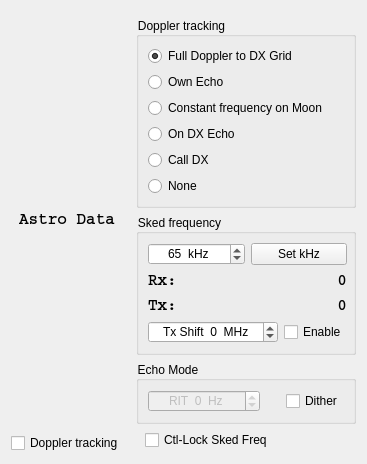
<?xml version="1.0" encoding="UTF-8"?>
<ui version="4.0">
 <class>Astro</class>
 <widget class="QWidget" name="Astro">
  <property name="geometry">
   <rect>
    <x>0</x>
    <y>0</y>
    <width>343</width>
    <height>451</height>
   </rect>
  </property>
  <property name="sizePolicy">
   <sizepolicy hsizetype="Preferred" vsizetype="Preferred">
    <horstretch>0</horstretch>
    <verstretch>0</verstretch>
   </sizepolicy>
  </property>
  <layout class="QGridLayout" name="gridLayout">
   <property name="sizeConstraint">
    <enum>QLayout::SetFixedSize</enum>
   </property>
   <item row="0" column="1">
    <widget class="QWidget" name="doppler_widget" native="true">
     <property name="styleSheet">
      <string notr="true">* {
	font-weight: normal;
}</string>
     </property>
     <layout class="QVBoxLayout" name="verticalLayout">
      <property name="leftMargin">
       <number>6</number>
      </property>
      <property name="topMargin">
       <number>6</number>
      </property>
      <property name="rightMargin">
       <number>0</number>
      </property>
      <property name="bottomMargin">
       <number>3</number>
      </property>
      <item>
       <widget class="QGroupBox" name="dt_groupBox">
        <property name="title">
         <string>Doppler tracking</string>
        </property>
        <layout class="QVBoxLayout" name="verticalLayout_2">
         <property name="rightMargin">
          <number>6</number>
         </property>
         <item>
          <widget class="QRadioButton" name="rbFullTrack">
           <property name="toolTip">
            <string>&lt;html&gt;&lt;head/&gt;&lt;body&gt;&lt;p&gt;One station does all Doppler shift correction, their QSO partner receives and transmits on the sked frequency.&lt;/p&gt;&lt;p&gt;If the rig does not accept CAT QSY commands while transmitting a single correction is applied for the whole transmit period.&lt;/p&gt;&lt;/body&gt;&lt;/html&gt;</string>
           </property>
           <property name="text">
            <string>Full Doppler to DX Grid</string>
           </property>
           <property name="checked">
            <bool>true</bool>
           </property>
          </widget>
         </item>
         <item>
          <widget class="QRadioButton" name="rbOwnEcho">
           <property name="toolTip">
            <string>&lt;html&gt;&lt;head/&gt;&lt;body&gt;&lt;p&gt;Transmit takes place on sked frequency and receive frequency is  corrected for own echoes. &lt;/p&gt;&lt;p&gt;This mode can be used for calling CQ, or when using Echo mode.&lt;/p&gt;&lt;/body&gt;&lt;/html&gt;</string>
           </property>
           <property name="text">
            <string>Own Echo</string>
           </property>
          </widget>
         </item>
         <item>
          <widget class="QRadioButton" name="rbConstFreqOnMoon">
           <property name="toolTip">
            <string>&lt;html&gt;&lt;head/&gt;&lt;body&gt;&lt;p&gt;Both stations correct for Doppler shift such that they would be heard on the moon at the sked frequency.&lt;/p&gt;&lt;p&gt;If the rig does not accept CAT QSY commands while transmitting a single correction is applied for the whole transmit period.&lt;/p&gt;&lt;p&gt;Use this option also for Echo mode.&lt;/p&gt;&lt;/body&gt;&lt;/html&gt;</string>
           </property>
           <property name="text">
            <string>Constant frequency on Moon</string>
           </property>
           <property name="checked">
            <bool>false</bool>
           </property>
          </widget>
         </item>
         <item>
          <widget class="QRadioButton" name="rbOnDxEcho">
           <property name="toolTip">
            <string>&lt;html&gt;&lt;head/&gt;&lt;body&gt;&lt;p&gt;DX station announces their TX Freq, which is entered as the Sked Freq. Correction applied to RX and TX so you appear on the DX's station's own echo Freq.&lt;/p&gt;&lt;p&gt;If the rig does not accept CAT QSY commands while transmitting a single correction is applied for the whole transmit period.&lt;/p&gt;&lt;/body&gt;&lt;/html&gt;</string>
           </property>
           <property name="text">
            <string>On DX Echo</string>
           </property>
           <property name="checked">
            <bool>false</bool>
           </property>
          </widget>
         </item>
         <item>
          <widget class="QRadioButton" name="rbCallDx">
           <property name="toolTip">
            <string>&lt;html&gt;&lt;head/&gt;&lt;body&gt;&lt;p&gt;Tune radio manually and select this mode to put your echo on the same frequency.&lt;/p&gt;&lt;p&gt;If the rig does not accept CAT QSY commands while transmitting a single correction is applied for the whole transmit period.&lt;/p&gt;&lt;/body&gt;&lt;/html&gt;</string>
           </property>
           <property name="text">
            <string>Call DX</string>
           </property>
           <property name="checked">
            <bool>false</bool>
           </property>
          </widget>
         </item>
         <item>
          <widget class="QRadioButton" name="rbNoDoppler">
           <property name="toolTip">
            <string>&lt;html&gt;&lt;head/&gt;&lt;body&gt;&lt;p&gt;No Doppler shift correction is applied. This may be used when the QSO partner does full Doppler correction to your grid square.&lt;/p&gt;&lt;/body&gt;&lt;/html&gt;</string>
           </property>
           <property name="text">
            <string>None</string>
           </property>
           <property name="checked">
            <bool>false</bool>
           </property>
          </widget>
         </item>
        </layout>
       </widget>
      </item>
      <item>
       <widget class="QGroupBox" name="sf_groupBox">
        <property name="enabled">
         <bool>true</bool>
        </property>
        <property name="title">
         <string>Sked frequency</string>
        </property>
        <layout class="QGridLayout" name="gridLayout_2" columnstretch="1,1">
         <property name="rightMargin">
          <number>6</number>
         </property>
         <item row="3" column="0" colspan="2">
          <layout class="QGridLayout" name="gridLayout_sf" rowstretch="0,0" columnstretch="0,1">
           <property name="horizontalSpacing">
            <number>6</number>
           </property>
           <item row="0" column="0">
            <widget class="QLabel" name="label">
             <property name="styleSheet">
              <string notr="true">* {
	font-family: Courier;
	font-size: 12pt;
	font-weight: bold;
}</string>
             </property>
             <property name="text">
              <string>Rx:</string>
             </property>
            </widget>
           </item>
           <item row="0" column="1">
            <widget class="QLabel" name="sked_frequency_label">
             <property name="sizePolicy">
              <sizepolicy hsizetype="Minimum" vsizetype="Preferred">
               <horstretch>0</horstretch>
               <verstretch>0</verstretch>
              </sizepolicy>
             </property>
             <property name="styleSheet">
              <string notr="true">* {
	font-family: Courier;
	font-size: 12pt;
	font-weight: bold;
}</string>
             </property>
             <property name="text">
              <string>0</string>
             </property>
             <property name="alignment">
              <set>Qt::AlignRight|Qt::AlignTrailing|Qt::AlignVCenter</set>
             </property>
            </widget>
           </item>
           <item row="1" column="0">
            <widget class="QLabel" name="label_2">
             <property name="styleSheet">
              <string notr="true">* {
	font-family: Courier;
	font-size: 12pt;
	font-weight: bold;
}</string>
             </property>
             <property name="text">
              <string>Tx:</string>
             </property>
            </widget>
           </item>
           <item row="1" column="1">
            <widget class="QLabel" name="sked_tx_frequency_label">
             <property name="sizePolicy">
              <sizepolicy hsizetype="Minimum" vsizetype="Preferred">
               <horstretch>0</horstretch>
               <verstretch>0</verstretch>
              </sizepolicy>
             </property>
             <property name="styleSheet">
              <string notr="true">* {
	font-family: Courier;
	font-size: 12pt;
	font-weight: bold;
}</string>
             </property>
             <property name="text">
              <string>0</string>
             </property>
             <property name="alignment">
              <set>Qt::AlignRight|Qt::AlignTrailing|Qt::AlignVCenter</set>
             </property>
            </widget>
           </item>
          </layout>
         </item>
         <item row="0" column="0" colspan="2">
          <layout class="QHBoxLayout" name="horizontalLayout_sf1" stretch="1,1">
           <item>
            <widget class="MyCustomSpinBox" name="sbSked_kHz">
             <property name="minimumSize">
              <size>
               <width>0</width>
               <height>0</height>
              </size>
             </property>
             <property name="alignment">
              <set>Qt::AlignCenter</set>
             </property>
             <property name="suffix">
              <string>  kHz</string>
             </property>
             <property name="maximum">
              <number>999</number>
             </property>
             <property name="value">
              <number>65</number>
             </property>
            </widget>
           </item>
           <item>
            <widget class="QPushButton" name="pbSet">
             <property name="minimumSize">
              <size>
               <width>0</width>
               <height>0</height>
              </size>
             </property>
             <property name="focusPolicy">
              <enum>Qt::StrongFocus</enum>
             </property>
             <property name="text">
              <string>Set kHz</string>
             </property>
            </widget>
           </item>
          </layout>
         </item>
         <item row="4" column="0" colspan="2">
          <layout class="QHBoxLayout" name="horizontalLayout_sf2" stretch="0,0">
           <item>
            <widget class="QSpinBox" name="sbibShift">
             <property name="minimumSize">
              <size>
               <width>0</width>
               <height>0</height>
              </size>
             </property>
             <property name="toolTip">
              <string>&lt;html&gt;&lt;head/&gt;&lt;body&gt;&lt;p&gt;Tx shift relative to Rx sked frequency&lt;/p&gt;&lt;/body&gt;&lt;/html&gt;</string>
             </property>
             <property name="alignment">
              <set>Qt::AlignCenter</set>
             </property>
             <property name="suffix">
              <string>  MHz</string>
             </property>
             <property name="prefix">
              <string>Tx Shift  </string>
             </property>
             <property name="minimum">
              <number>-200</number>
             </property>
             <property name="maximum">
              <number>200</number>
             </property>
             <property name="singleStep">
              <number>1</number>
             </property>
             <property name="value">
              <number>0</number>
             </property>
            </widget>
           </item>
           <item alignment="Qt::AlignRight">
            <widget class="QCheckBox" name="cbEnableShift">
             <property name="enabled">
              <bool>true</bool>
             </property>
             <property name="sizePolicy">
              <sizepolicy hsizetype="Preferred" vsizetype="Preferred">
               <horstretch>0</horstretch>
               <verstretch>0</verstretch>
              </sizepolicy>
             </property>
             <property name="text">
              <string>Enable</string>
             </property>
            </widget>
           </item>
          </layout>
         </item>
        </layout>
       </widget>
      </item>
      <item>
       <widget class="QGroupBox" name="em_groupBox">
        <property name="minimumSize">
         <size>
          <width>0</width>
          <height>0</height>
         </size>
        </property>
        <property name="title">
         <string>Echo Mode</string>
        </property>
        <layout class="QHBoxLayout" name="horizontalLayout_3" stretch="0">
         <property name="rightMargin">
          <number>6</number>
         </property>
         <item>
          <layout class="QHBoxLayout" name="horizontalLayout_em" stretch="0,0">
           <item>
            <widget class="QSpinBox" name="sbRIT">
             <property name="enabled">
              <bool>false</bool>
             </property>
             <property name="sizePolicy">
              <sizepolicy hsizetype="Minimum" vsizetype="Preferred">
               <horstretch>0</horstretch>
               <verstretch>0</verstretch>
              </sizepolicy>
             </property>
             <property name="alignment">
              <set>Qt::AlignCenter</set>
             </property>
             <property name="suffix">
              <string>  Hz</string>
             </property>
             <property name="prefix">
              <string>RIT  </string>
             </property>
             <property name="minimum">
              <number>-20000</number>
             </property>
             <property name="maximum">
              <number>20000</number>
             </property>
             <property name="singleStep">
              <number>100</number>
             </property>
            </widget>
           </item>
           <item alignment="Qt::AlignRight">
            <widget class="QCheckBox" name="cbDither">
             <property name="sizePolicy">
              <sizepolicy hsizetype="Preferred" vsizetype="Preferred">
               <horstretch>0</horstretch>
               <verstretch>0</verstretch>
              </sizepolicy>
             </property>
             <property name="text">
              <string>Dither </string>
             </property>
            </widget>
           </item>
          </layout>
         </item>
        </layout>
       </widget>
      </item>
      <item>
       <layout class="QHBoxLayout" name="horizontalLayout_locksSkedFreq">
        <property name="leftMargin">
         <number>9</number>
        </property>
        <item>
         <widget class="QCheckBox" name="cbLockSkedFreq">
          <property name="sizePolicy">
           <sizepolicy hsizetype="Preferred" vsizetype="Preferred">
            <horstretch>0</horstretch>
            <verstretch>0</verstretch>
           </sizepolicy>
          </property>
          <property name="text">
           <string>Ctl-Lock Sked Freq</string>
          </property>
         </widget>
        </item>
       </layout>
      </item>
     </layout>
    </widget>
   </item>
   <item row="0" column="0">
    <layout class="QVBoxLayout" name="verticalLayout_3">
     <item alignment="Qt::AlignHCenter">
      <widget class="QLabel" name="text_label">
       <property name="sizePolicy">
        <sizepolicy hsizetype="Preferred" vsizetype="MinimumExpanding">
         <horstretch>0</horstretch>
         <verstretch>0</verstretch>
        </sizepolicy>
       </property>
       <property name="styleSheet">
        <string notr="true">* {
	font-family: Courier;
	font-size: 12pt;
	font-weight: bold;
}</string>
       </property>
       <property name="frameShadow">
        <enum>QFrame::Sunken</enum>
       </property>
       <property name="text">
        <string>Astro Data</string>
       </property>
       <property name="alignment">
        <set>Qt::AlignCenter</set>
       </property>
       <property name="margin">
        <number>6</number>
       </property>
      </widget>
     </item>
     <item>
      <layout class="QHBoxLayout" name="horizontalLayout">
       <item>
        <widget class="QCheckBox" name="cbDopplerTracking">
         <property name="styleSheet">
          <string notr="true"/>
         </property>
         <property name="text">
          <string>Doppler tracking</string>
         </property>
        </widget>
       </item>
      </layout>
     </item>
    </layout>
   </item>
  </layout>
 </widget>
 <customwidgets>
  <customwidget>
   <class>MyCustomSpinBox</class>
   <extends>QSpinBox</extends>
   <header location="global">mycustomspinbox.h</header>
  </customwidget>
 </customwidgets>
 <resources/>
 <connections/>
</ui>
